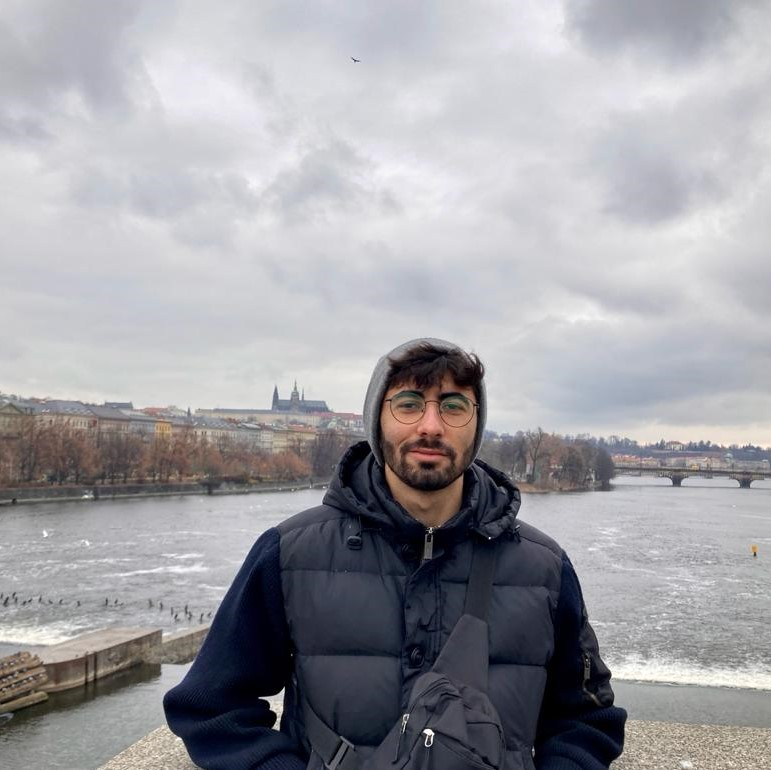
#> input picture resim.jpeg, 771 x 770 px
$ python main.py
#> lines starting #> are read from the running program, lines starting #| are printed output that depends on the picture
def main():
    import cv2
    image = cv2.imread("./resim.jpeg")
#> image is the input picture: shape (770, 771, 3); mean B, G, R 163.9, 159, 159.8
    gray_image = cv2.cvtColor(image, cv2.COLOR_BGR2GRAY)
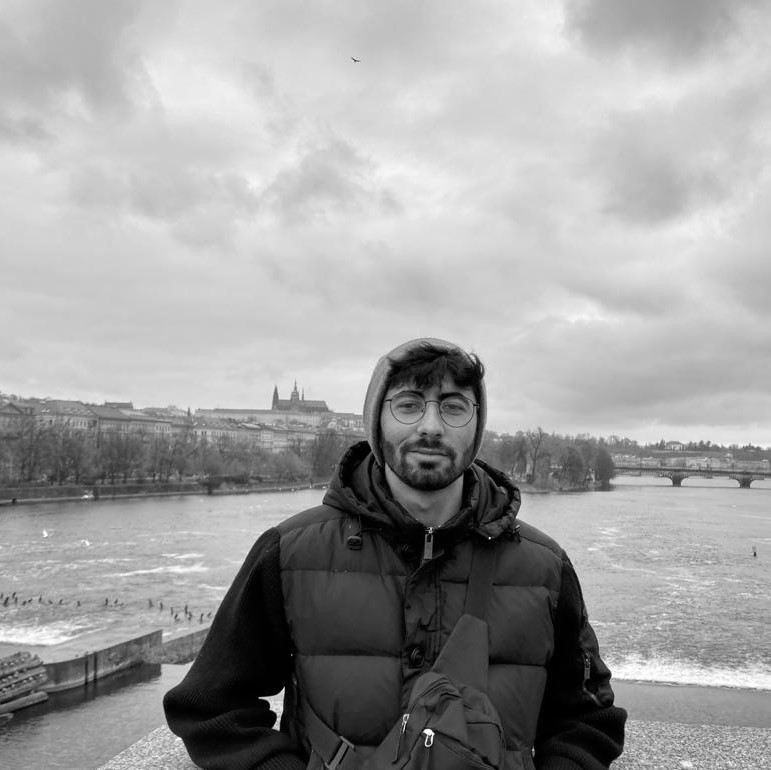
#> gray_image: shape (770, 771); min 0, max 255, mean 159.8
    inverted_gray_image = 255 - gray_image
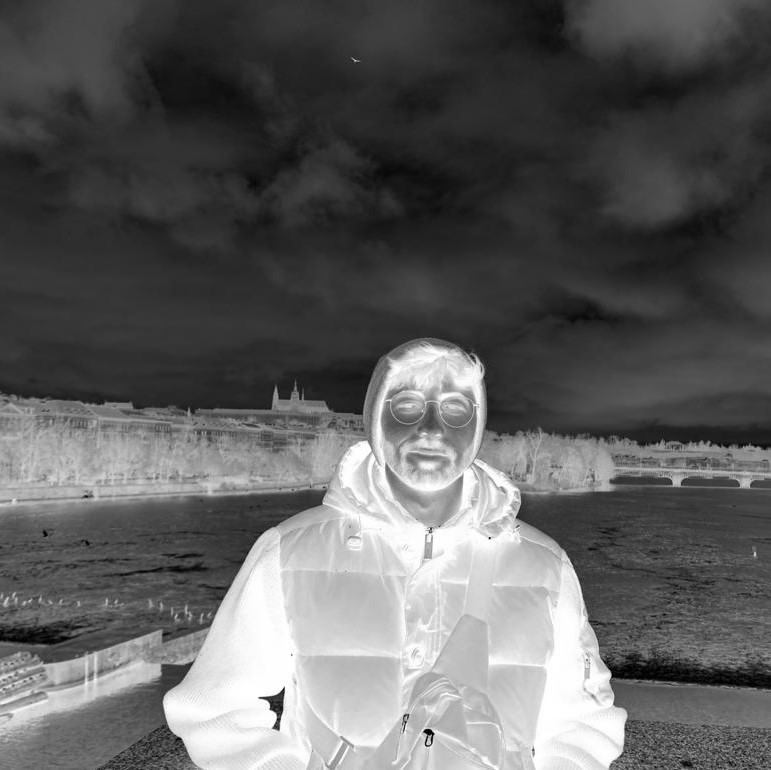
#> inverted_gray_image: shape (770, 771); min 0, max 255, mean 95.2
    blur = cv2.GaussianBlur(inverted_gray_image, (21, 21), 0)
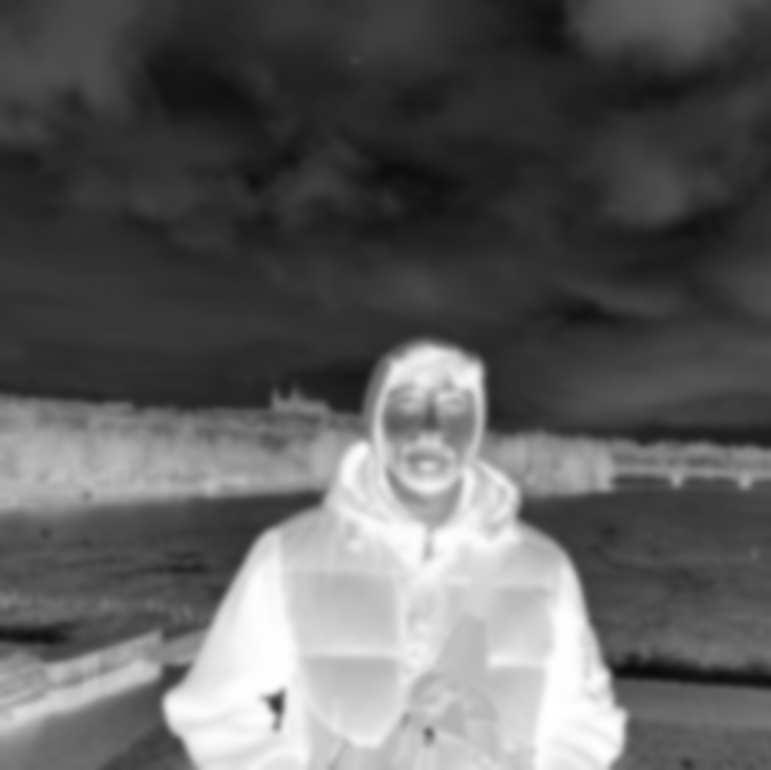
#> blur: shape (770, 771); min 10, max 255, mean 95.2
    invertedblur = 255 - blur
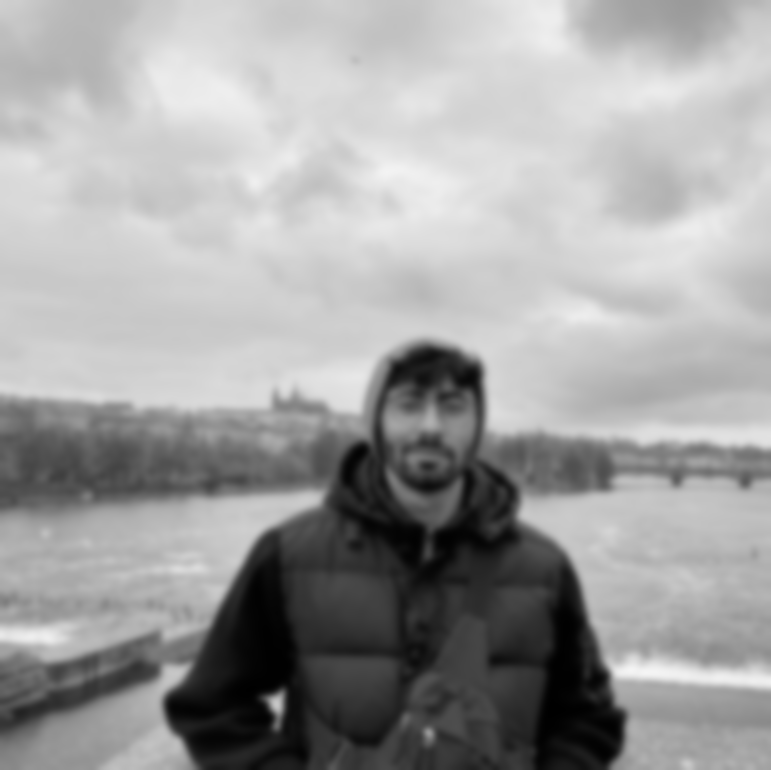
#> invertedblur: shape (770, 771); min 0, max 245, mean 159.8
    sketch = cv2.divide(gray_image, invertedblur, scale=256.0)
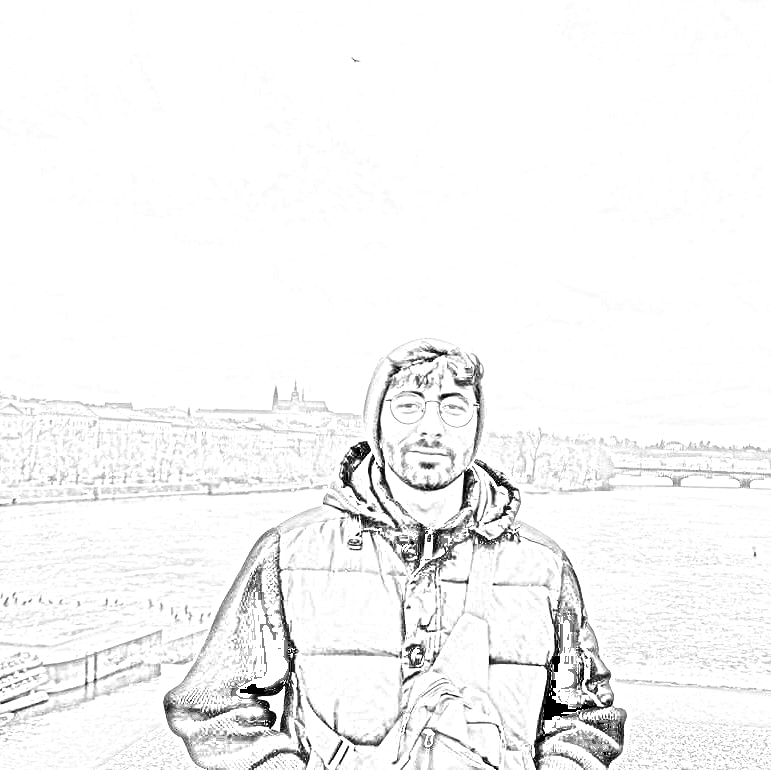
#> sketch: shape (770, 771); min 0, max 255, mean 244.8
    cv2.imwrite("sketch.png", sketch)
    cv2.imshow("Original Image", image)


if __name__ == "__main__":
    main()
